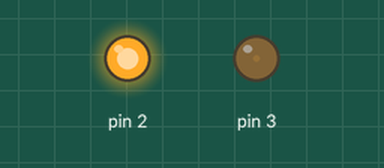
This sketch was run on a simulated Arduino Uno, built with avr-gcc and run on an emulated ATmega328P. On the bench: output pins drawn as LEDs (lit = HIGH). What the sketch prints to the serial monitor is not drawn.

Above: at 0.05 s.
At 0.95 s:
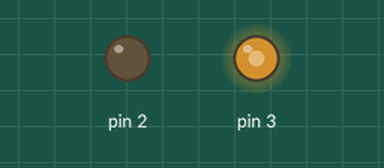
At 1.4 s:
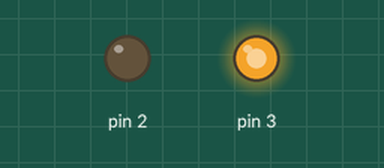
At 2.75 s:
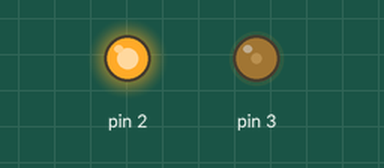
Timing chart, 0 to 7.0 s (numbered marks = the images above):
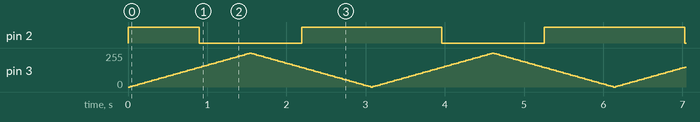

The sketch:

0506_BlinkNFade.ino
```cpp
int brightness = 0;    // how bright the LED is
int fadeAmount = 5;    // how many points to fade the LED by

// the setup routine runs once when you press reset:
void setup() {
  // declare pin 9 to be an output:
  pinMode(2,OUTPUT);
  pinMode(3,OUTPUT);
  Serial.begin(9600);
}

// the loop routine runs over and over again forever:
void loop() {
  // set the brightness of pin 9:
  if(brightness >= 150){
      digitalWrite(2, LOW);
  }
  else{
    digitalWrite(2, HIGH);
  }
  analogWrite(3, brightness);
  // change the brightness for next time through the loop:
  brightness = brightness + fadeAmount;
  // reverse the direction of the fading at the ends of the fade:
  if (brightness <= 0 || brightness >= 255) {
    fadeAmount = -fadeAmount;
  }
  // wait for 30 milliseconds to see the dimming effect
  delay(30);
  Serial.write(brightness);
  Serial.write('\n');
}
```

Measured:
- by itself, pin 2: repeats every 3.1 s: LOW 1.3 s, HIGH 1.8 s
